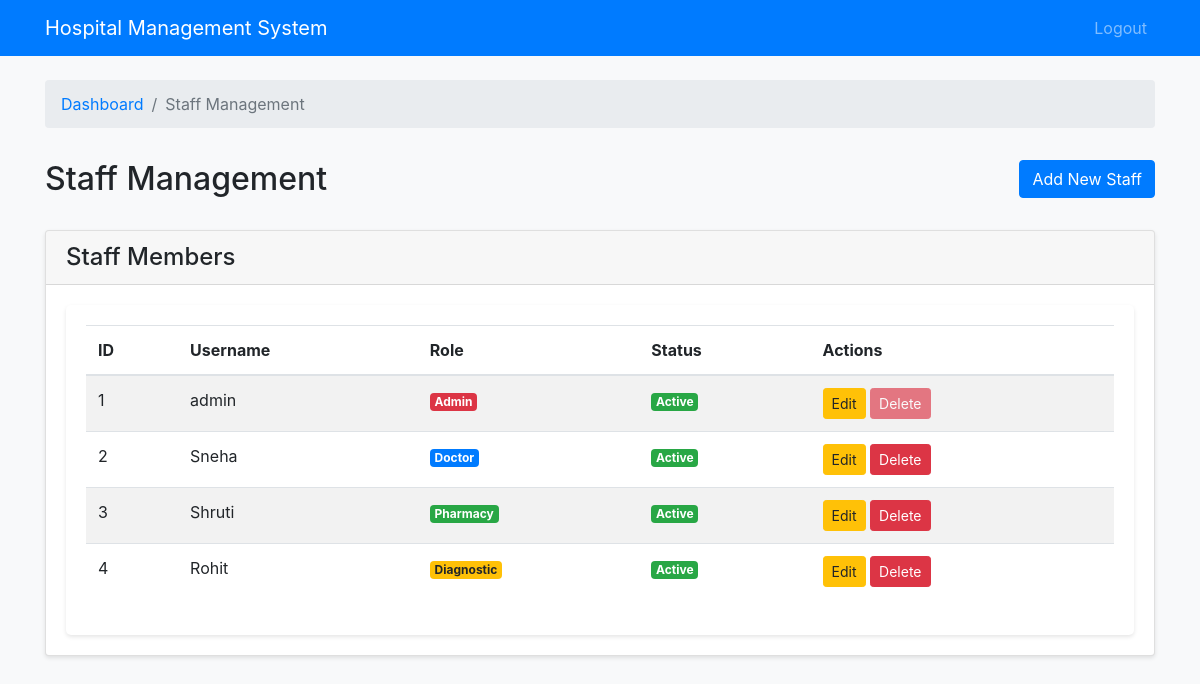
Page /manage/staff (signed in) on the committed database.
### models.py (models this page shows)
class User(db.Model, UserMixin):
    id = db.Column(db.Integer, primary_key=True)
    username = db.Column(db.String(80), unique=True, nullable=False)
    password = db.Column(db.String(120), nullable=False)
    role = db.Column(db.String(20), nullable=False)  # admin, doctor, pharmacy, diagnostic

### app.py (the view)
@app.route('/manage/staff')
@login_required
def manage_staff():
    if current_user.role != 'admin':
        return redirect(url_for('index'))
    users = User.query.all()
    return render_template('admin/staff.html', users=users)

### app.py (called while the page is built)
@login_manager.user_loader
def load_user(user_id):
    return User.query.get(int(user_id))

### templates/admin/staff.html (shortened to what this page needs)
{% extends 'base.html' %}
{% block content %}
<div class="row mb-3">
    <div class="col-12">
        <nav aria-label="breadcrumb">
            <ol class="breadcrumb">
                <li class="breadcrumb-item"><a href="{{ url_for('admin_dashboard') }}">Dashboard</a></li>
                <li class="breadcrumb-item active" aria-current="page">Staff Management</li>
            </ol>
        </nav>
    </div>
</div>
<div class="row mb-4">
    <div class="col-md-8">
        <h2>Staff Management</h2>
    </div>
    <div class="col-md-4 text-right">
        <button type="button" class="btn btn-primary" data-toggle="modal" data-target="#addStaffModal">
             Add New Staff
        </button>
    </div>
</div>
<div class="card">
    <div class="card-header">
        <h4 class="mb-0">Staff Members</h4>
    </div>
    <div class="card-body">
        <div class="table-responsive">
            <table class="table table-striped">
                <thead>
                    <tr>
                        <th>ID</th>
                        <th>Username</th>
                        <th>Role</th>
                        <th>Status</th>
                        <th>Actions</th>
                    </tr>
                </thead>
                <tbody>
                    {% for user in users %}
                    <tr>
                        <td>{{ user.id }}</td>
                        <td>{{ user.username }}</td>
                        <td>
                            {% if user.role == 'admin' %}
                            <span class="badge badge-danger">Admin</span>
                            {% elif user.role == 'doctor' %}
                            <span class="badge badge-primary">Doctor</span>
                            {% elif user.role == 'pharmacy' %}
                            <span class="badge badge-success">Pharmacy</span>
                            {% elif user.role == 'diagnostic' %}
                            <span class="badge badge-warning">Diagnostic</span>
                            {% endif %}
                        </td>
                        <td><span class="badge badge-success">Active</span></td>
                        <td>
                            <button class="btn btn-sm btn-warning edit-staff" data-id="{{ user.id }}" data-username="{{ user.username }}" data-role="{{ user.role }}" data-toggle="modal" data-target="#editStaffModal">
                                Edit
                            </button>
                            {% if user.id != current_user.id %}
                            <button class="btn btn-sm btn-danger delete-staff" data-id="{{ user.id }}">Delete</button>
                            {% else %}
                            <button class="btn btn-sm btn-danger" disabled title="You cannot delete your own account">Delete</button>
                            {% endif %}
                        </td>
                    </tr>
                    {% else %}
                    <tr>
                        <td colspan="5" class="text-center">No staff members found</td>
                    </tr>
                    {% endfor %}
                </tbody>
            </table>
        </div>
    </div>
</div>
{% endblock %}

### static/css/style.css (style rules this page uses)
body { background-color: #f8f9fa; }
.card { box-shadow: 0 2px 4px rgba(0, 0, 0, 0.1); }
.table-responsive { background-color: #fff; border-radius: 5px; padding: 20px; box-shadow: 0 2px 4px rgba(0, 0, 0, 0.1); }

### rows in the picture
User: id "1", username "admin", role "Admin", shows "Delete"
User: id "2", username "Sneha", role "Doctor"
User: id "3", username "Shruti", role "Pharmacy"
User: id "4", username "Rohit", role "Diagnostic"
